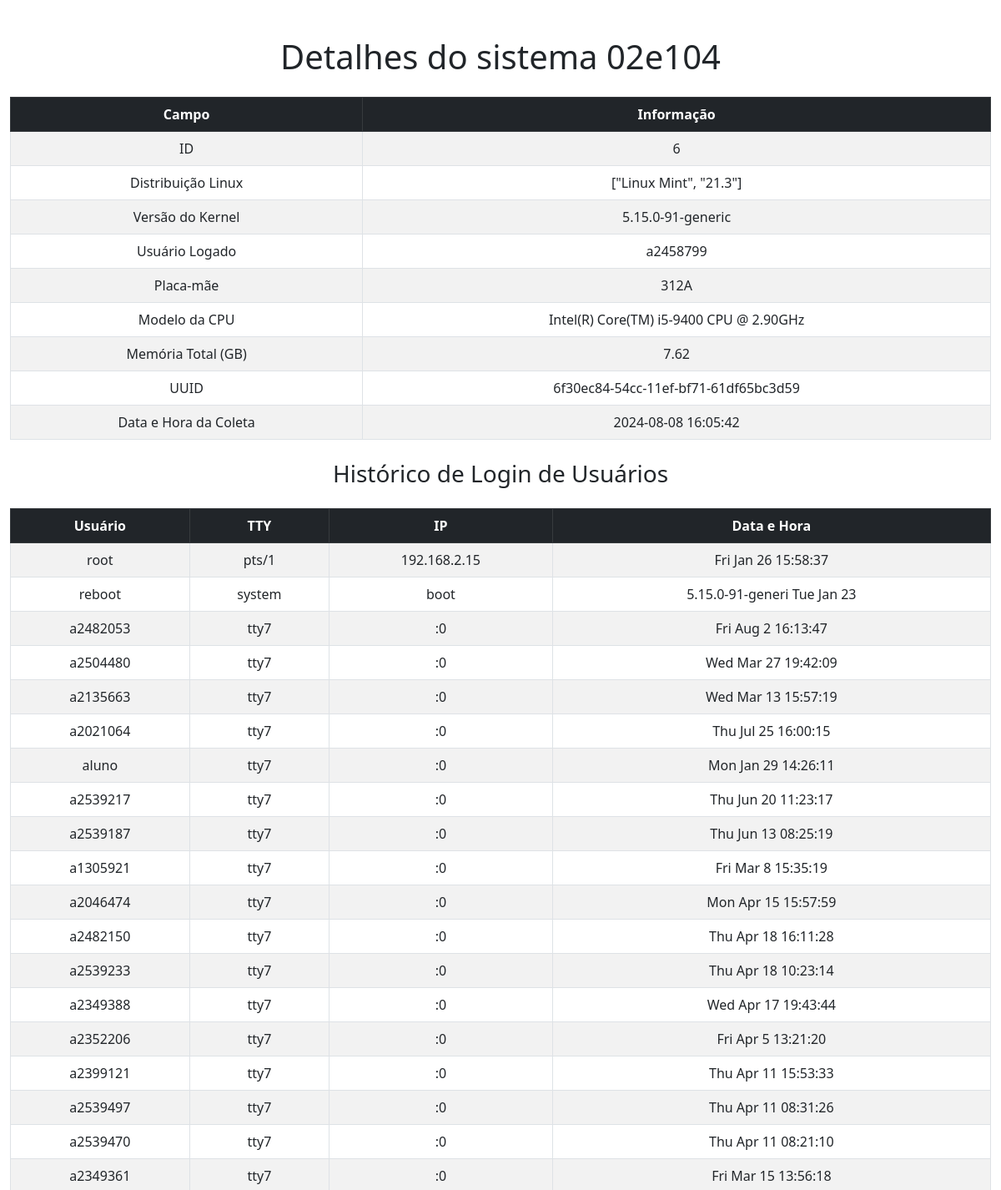
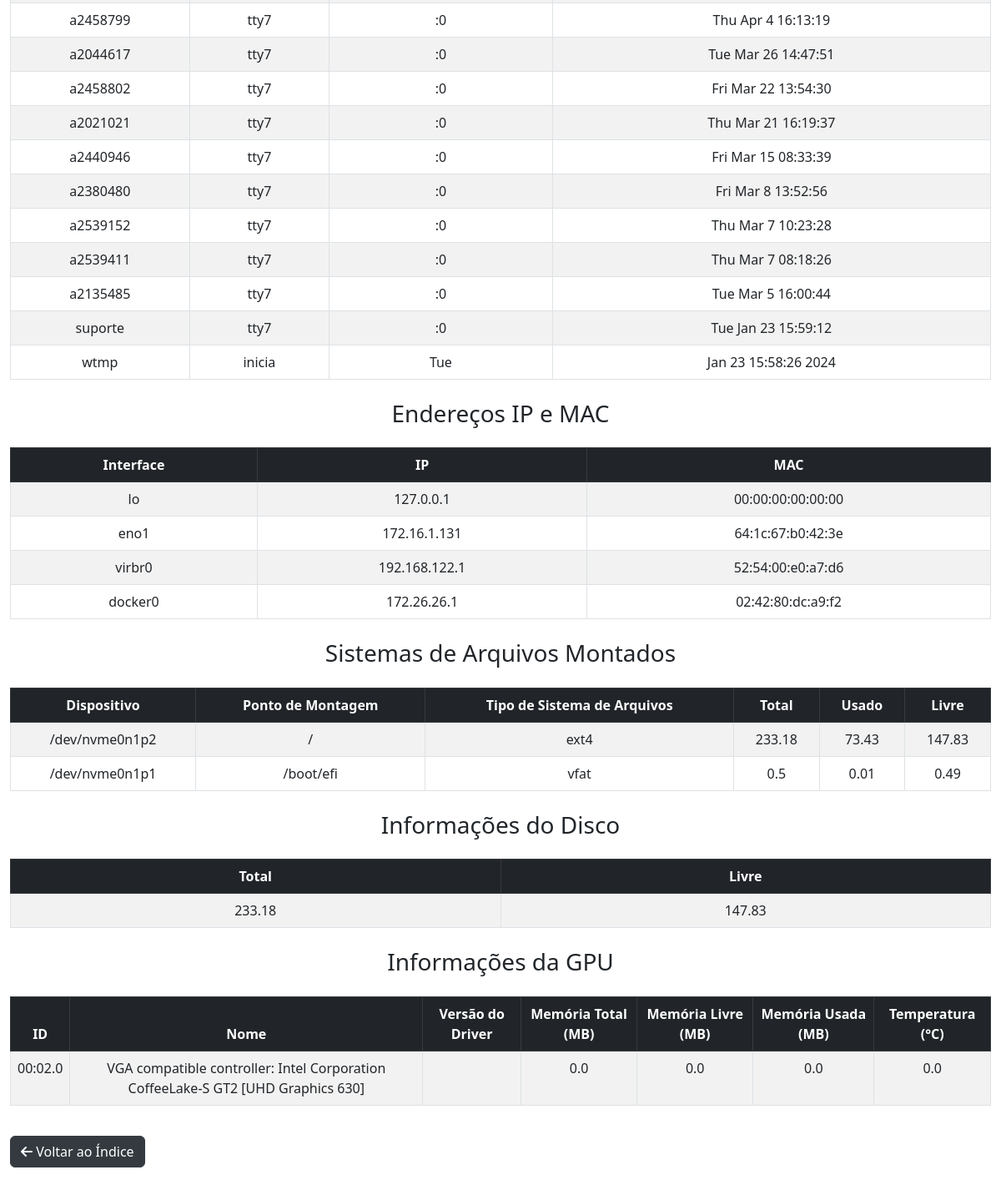
Page /details/6 on the committed database (2 pictures, top to bottom).
### app.py (models this page shows)
class SystemInfo(db.Model):
    id = db.Column(db.Integer, primary_key=True)
    hostname = db.Column(db.String(120), nullable=False)
    linux_distribution = db.Column(db.String(120), nullable=False)
    kernel_version = db.Column(db.String(120), nullable=False)
    logged_in_user = db.Column(db.String(120), nullable=False)
    cpu_model = db.Column(db.String(120), nullable=False)
    memory_total_gb = db.Column(db.Float, nullable=False)
    uuid1 = db.Column(db.String(36), unique=True, nullable=False)
    collection_datetime = db.Column(db.String(120), nullable=False)
    motherboard_model = db.Column(db.String(255))
    patrimony = db.Column(db.String(50), nullable=True)
    user_login_history = db.relationship('UserLoginHistory', backref='system_info', lazy=True)
    ip_and_mac_addresses = db.relationship('IPAndMacAddress', backref='system_info', lazy=True)
    mounted_filesystems = db.relationship('MountedFilesystems', backref='system_info', lazy=True)
    disk_info = db.relationship('DiskInfo', backref='system_info', uselist=False)
    gpu_info = db.relationship('GPUInfo', backref='system_info', lazy=True)

class UserLoginHistory(db.Model):
    id = db.Column(db.Integer, primary_key=True)
    user = db.Column(db.String(120), nullable=False)
    tty = db.Column(db.String(120), nullable=False)
    ip = db.Column(db.String(120), nullable=False)
    datetime = db.Column(db.String(120), nullable=False)
    system_info_id = db.Column(db.Integer, db.ForeignKey('system_info.id'), nullable=False)

class IPAndMacAddress(db.Model):
    id = db.Column(db.Integer, primary_key=True)
    interface = db.Column(db.String(120), nullable=False)
    ip = db.Column(db.String(120), nullable=False)
    mac = db.Column(db.String(120), nullable=False)
    system_info_id = db.Column(db.Integer, db.ForeignKey('system_info.id'), nullable=False)

class MountedFilesystems(db.Model):
    id = db.Column(db.Integer, primary_key=True)
    device = db.Column(db.String(120), nullable=False)
    mountpoint = db.Column(db.String(120), nullable=False)
    fstype = db.Column(db.String(120), nullable=False)
    total = db.Column(db.Float, nullable=False)
    used = db.Column(db.Float, nullable=False)
    free = db.Column(db.Float, nullable=False)
    system_info_id = db.Column(db.Integer, db.ForeignKey('system_info.id'), nullable=False)

class DiskInfo(db.Model):
    id = db.Column(db.Integer, primary_key=True)
    total = db.Column(db.Float, nullable=False)
    free = db.Column(db.Float, nullable=False)
    system_info_id = db.Column(db.Integer, db.ForeignKey('system_info.id'), nullable=False)

class GPUInfo(db.Model):
    id = db.Column(db.Integer, primary_key=True)
    gpu_id = db.Column(db.Integer, nullable=False)
    name = db.Column(db.String(120), nullable=False)
    driver_version = db.Column(db.String(120), nullable=False)
    memory_total = db.Column(db.Float, nullable=False)
    memory_free = db.Column(db.Float, nullable=False)
    memory_used = db.Column(db.Float, nullable=False)
    temperature = db.Column(db.Float, nullable=False)
    system_info_id = db.Column(db.Integer, db.ForeignKey('system_info.id'), nullable=False)

### app.py (the view)
@app.route('/details/<int:id>')
def details(id):
    system_info = SystemInfo.query.get_or_404(id)
    return render_template('details.html', system_info=system_info)

### templates/details.html (shortened to what this page needs)
<!DOCTYPE html>
<html lang="pt-br">
  <head>
    <link href="https://cdn.jsdelivr.net/npm/bootstrap@5.3.0/dist/css/bootstrap.min.css" rel="stylesheet" />
    <link rel="stylesheet" href="https://cdnjs.cloudflare.com/ajax/libs/font-awesome/6.0.0-beta3/css/all.min.css" />
  </head>
  <body>
    <div class="container">
      <h1 class="my-4 text-center">Detalhes do sistema {{ system_info.hostname }}</h1>
      <table class="table table-bordered table-striped text-center">
        <thead class="table-dark">
          <tr>
            <th>Campo</th>
            <th>Informação</th>
          </tr>
        </thead>
        <tbody>
          <tr>
            <td>ID</td>
            <td>{{ system_info.id }}</td>
          </tr>
          <tr>
            <td>Distribuição Linux</td>
            <td>{{ system_info.linux_distribution }}</td>
          </tr>
          <tr>
            <td>Versão do Kernel</td>
            <td>{{ system_info.kernel_version }}</td>
          </tr>
          <tr>
            <td>Usuário Logado</td>
            <td>{{ system_info.logged_in_user }}</td>
          </tr>
          <tr>
            <td>Placa-mãe</td>
            <td>{{ system_info.motherboard_model }}</td>
          </tr>
          <tr>
            <td>Modelo da CPU</td>
            <td>{{ system_info.cpu_model }}</td>
          </tr>
          <tr>
            <td>Memória Total (GB)</td>
            <td>{{ system_info.memory_total_gb }}</td>
          </tr>
          <tr>
            <td>UUID</td>
            <td>{{ system_info.uuid1 }}</td>
          </tr>
          <tr>
            <td>Data e Hora da Coleta</td>
            <td>{{ system_info.collection_datetime }}</td>
          </tr>
        </tbody>
      </table>
      <h3 class="my-4 text-center">Histórico de Login de Usuários</h3>
      <table class="table table-bordered table-striped text-center">
        <thead class="table-dark">
          <tr>
            <th>Usuário</th>
            <th>TTY</th>
            <th>IP</th>
            <th>Data e Hora</th>
          </tr>
        </thead>
        <tbody>
          {% for entry in system_info.user_login_history %}
          <tr>
            <td>{{ entry.user }}</td>
            <td>{{ entry.tty }}</td>
            <td>{{ entry.ip }}</td>
            <td>{{ entry.datetime }}</td>
          </tr>
          {% endfor %}
        </tbody>
      </table>
      <h3 class="my-4 text-center">Endereços IP e MAC</h3>
      <table class="table table-bordered table-striped text-center">
        <thead class="table-dark">
          <tr>
            <th>Interface</th>
            <th>IP</th>
            <th>MAC</th>
          </tr>
        </thead>
        <tbody>
          {% for entry in system_info.ip_and_mac_addresses %}
          <tr>
            <td>{{ entry.interface }}</td>
            <td>{{ entry.ip }}</td>
            <td>{{ entry.mac }}</td>
          </tr>
          {% endfor %}
        </tbody>
      </table>
      <h3 class="my-4 text-center">Sistemas de Arquivos Montados</h3>
      <table class="table table-bordered table-striped text-center">
        <thead class="table-dark">
          <tr>
            <th>Dispositivo</th>
            <th>Ponto de Montagem</th>
            <th>Tipo de Sistema de Arquivos</th>
            <th>Total</th>
            <th>Usado</th>
            <th>Livre</th>
          </tr>
        </thead>
        <tbody>
          {% for entry in system_info.mounted_filesystems %}
          <tr>
            <td>{{ entry.device }}</td>
            <td>{{ entry.mountpoint }}</td>
            <td>{{ entry.fstype }}</td>
            <td>{{ entry.total }}</td>
            <td>{{ entry.used }}</td>
            <td>{{ entry.free }}</td>
          </tr>
          {% endfor %}
        </tbody>
      </table>
      <h3 class="my-4 text-center">Informações do Disco</h3>
      <table class="table table-bordered table-striped text-center">
        <thead class="table-dark">
          <tr>
            <th>Total</th>
            <th>Livre</th>
          </tr>
        </thead>
        <tbody>
          {% if system_info.disk_info %}
          <tr>
            <td>{{ system_info.disk_info.total }}</td>
            <td>{{ system_info.disk_info.free }}</td>
          </tr>
          {% else %}
          <tr>
            <td colspan="2">Nenhuma informação de disco disponível</td>
          </tr>
          {% endif %}
        </tbody>
      </table>
      <h3 class="my-4 text-center">Informações da GPU</h3>
      <table class="table table-bordered table-striped text-center">
        <thead class="table-dark">
          <tr>
            <th>ID</th>
            <th>Nome</th>
            <th>Versão do Driver</th>
            <th>Memória Total (MB)</th>
            <th>Memória Livre (MB)</th>
            <th>Memória Usada (MB)</th>
            <th>Temperatura (°C)</th>
          </tr>
        </thead>
        <tbody>
          {% for entry in system_info.gpu_info %}
          <tr>
            <td>{{ entry.gpu_id }}</td>
            <td>{{ entry.name }}</td>
            <td>{{ entry.driver_version }}</td>
            <td>{{ entry.memory_total }}</td>
            <td>{{ entry.memory_free }}</td>
            <td>{{ entry.memory_used }}</td>
            <td>{{ entry.temperature }}</td>
          </tr>
          {% endfor %}
        </tbody>
      </table>
      <a class="btn btn-dark back-button" href="{{ url_for('index') }}"> <i class="fas fa-arrow-left"></i> Voltar ao Índice </a>
    </div>
  </body>
</html>

### templates/details.html (style rules this page uses)
body { padding-top: 20px; padding-bottom: 40px; }
.container { max-width: 1200px; }
table { margin: auto; }
.back-button { margin-top: 20px; background-color: #343a40; border-color: #343a40; }

### rows in the picture
SystemInfo: hostname "02e104", id "6", linux_distribution "[\"Linux Mint\", \"21.3\"]", kernel_version "5.15.0-91-generic", logged_in_user "a2458799", motherboard_model "312A", cpu_model "Intel(R) Core(TM) i5-9400 CPU @ 2.90GHz", memory_total_gb "7.62", uuid1 "6f30ec84-54cc-11ef-bf71-61df65bc3d59", collection_datetime "2024-08-08 16:05:42"
UserLoginHistory: user "root", tty "pts/1", ip "192.168.2.15", datetime "Fri Jan 26 15:58:37"
UserLoginHistory: user "reboot", tty "system", ip "boot", datetime "5.15.0-91-generi Tue Jan 23"
UserLoginHistory: user "a2482053", tty "tty7", ip ":0", datetime "Fri Aug 2 16:13:47"
UserLoginHistory: user "a2504480", tty "tty7", ip ":0", datetime "Wed Mar 27 19:42:09"
UserLoginHistory: user "a2135663", tty "tty7", ip ":0", datetime "Wed Mar 13 15:57:19"
UserLoginHistory: user "a2021064", tty "tty7", ip ":0", datetime "Thu Jul 25 16:00:15"
UserLoginHistory: user "aluno", tty "tty7", ip ":0", datetime "Mon Jan 29 14:26:11"
UserLoginHistory: user "a2539217", tty "tty7", ip ":0", datetime "Thu Jun 20 11:23:17"
UserLoginHistory: user "a2539187", tty "tty7", ip ":0", datetime "Thu Jun 13 08:25:19"
UserLoginHistory: user "a1305921", tty "tty7", ip ":0", datetime "Fri Mar 8 15:35:19"
UserLoginHistory: user "a2046474", tty "tty7", ip ":0", datetime "Mon Apr 15 15:57:59"
UserLoginHistory: user "a2482150", tty "tty7", ip ":0", datetime "Thu Apr 18 16:11:28"
UserLoginHistory: user "a2539233", tty "tty7", ip ":0", datetime "Thu Apr 18 10:23:14"
UserLoginHistory: user "a2349388", tty "tty7", ip ":0", datetime "Wed Apr 17 19:43:44"
UserLoginHistory: user "a2352206", tty "tty7", ip ":0", datetime "Fri Apr 5 13:21:20"
UserLoginHistory: user "a2399121", tty "tty7", ip ":0", datetime "Thu Apr 11 15:53:33"
UserLoginHistory: user "a2539497", tty "tty7", ip ":0", datetime "Thu Apr 11 08:31:26"
UserLoginHistory: user "a2539470", tty "tty7", ip ":0", datetime "Thu Apr 11 08:21:10"
UserLoginHistory: user "a2349361", tty "tty7", ip ":0", datetime "Fri Mar 15 13:56:18"
UserLoginHistory: user "a2458799", tty "tty7", ip ":0", datetime "Thu Apr 4 16:13:19"
UserLoginHistory: user "a2044617", tty "tty7", ip ":0", datetime "Tue Mar 26 14:47:51"
UserLoginHistory: user "a2458802", tty "tty7", ip ":0", datetime "Fri Mar 22 13:54:30"
UserLoginHistory: user "a2021021", tty "tty7", ip ":0", datetime "Thu Mar 21 16:19:37"
UserLoginHistory: user "a2440946", tty "tty7", ip ":0", datetime "Fri Mar 15 08:33:39"
UserLoginHistory: user "a2380480", tty "tty7", ip ":0", datetime "Fri Mar 8 13:52:56"
UserLoginHistory: user "a2539152", tty "tty7", ip ":0", datetime "Thu Mar 7 10:23:28"
UserLoginHistory: user "a2539411", tty "tty7", ip ":0", datetime "Thu Mar 7 08:18:26"
UserLoginHistory: user "a2135485", tty "tty7", ip ":0", datetime "Tue Mar 5 16:00:44"
UserLoginHistory: user "suporte", tty "tty7", ip ":0", datetime "Tue Jan 23 15:59:12"
UserLoginHistory: user "wtmp", tty "inicia", ip "Tue", datetime "Jan 23 15:58:26 2024"
IPAndMacAddress: interface "lo", ip "127.0.0.1", mac "00:00:00:00:00:00"
IPAndMacAddress: interface "eno1", ip "172.16.1.131", mac "64:1c:67:b0:42:3e"
IPAndMacAddress: interface "virbr0", ip "192.168.122.1", mac "52:54:00:e0:a7:d6"
IPAndMacAddress: interface "docker0", ip "172.26.26.1", mac "02:42:80:dc:a9:f2"
MountedFilesystems: device "/dev/nvme0n1p2", mountpoint "/", fstype "ext4", total "233.18", used "73.43", free "147.83"
MountedFilesystems: device "/dev/nvme0n1p1", mountpoint "/boot/efi", fstype "vfat", total "0.5", used "0.01", free "0.49"
DiskInfo: disk_info.total "233.18", disk_info.free "147.83"
GPUInfo: gpu_id "00:02.0", name "VGA compatible controller: Intel Corporation CoffeeLake-S GT2 [UHD Graphics 630]", memory_total "0.0", memory_free "0.0", memory_used "0.0", temperature "0.0"
